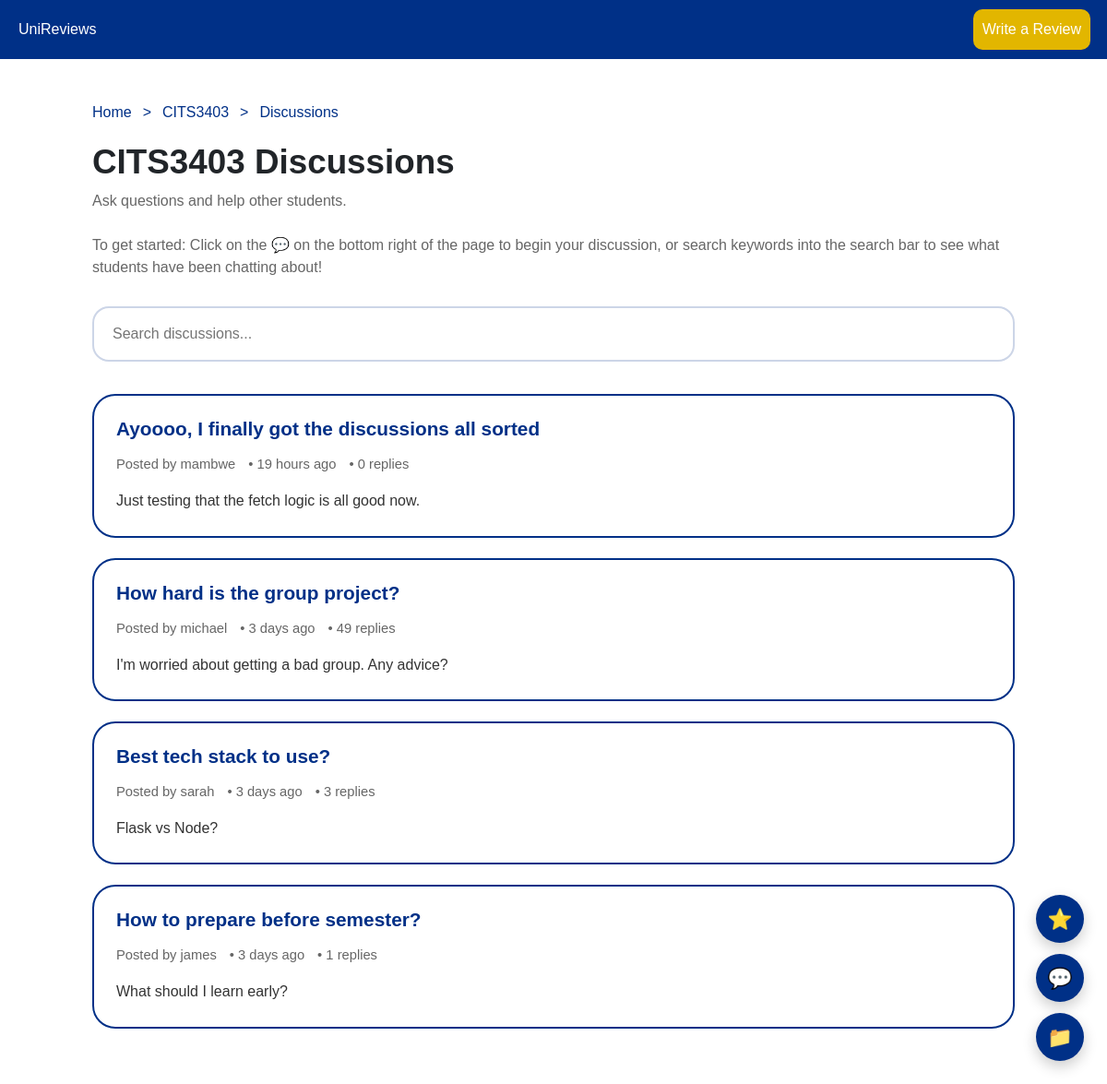
The page /CITS3403/discussions on the database as committed earlier.
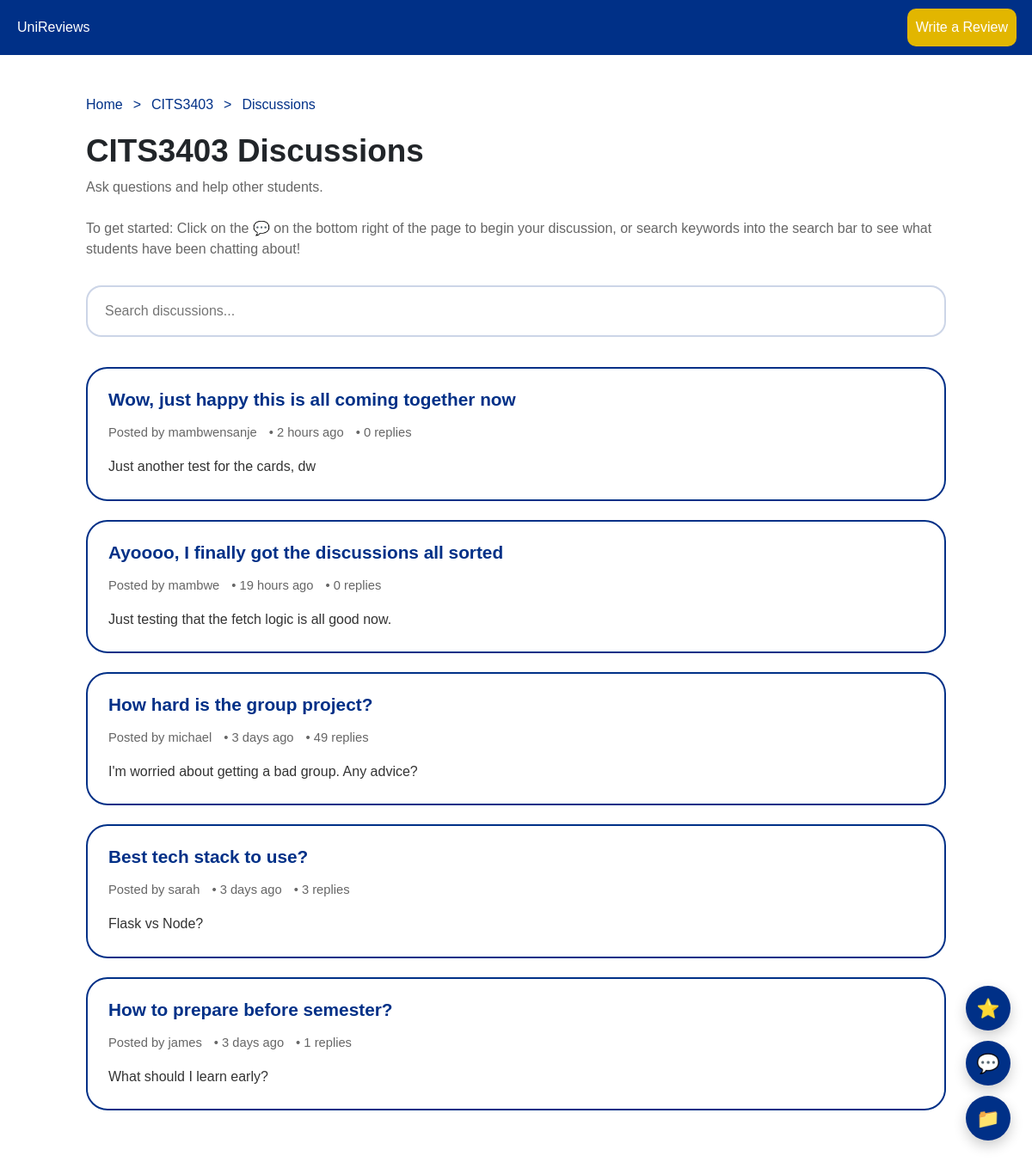
The same page on the database as committed later.
### app/models.py (models this page shows, shortened)
class Discussion(db.Model):
    __tablename__ = "discussions"
    discussion_id = db.Column(
        db.Integer,
        primary_key=True
    )
    unit_code = db.Column(
        db.String(16),
        db.ForeignKey("units.code"),
        nullable=False
    )
    author_id = db.Column(
        db.Integer,
        db.ForeignKey("users.user_id"),
        nullable=False
    )
    title = db.Column(
        db.String(255),
        nullable=False
    )
    body = db.Column(
        db.Text,
        nullable=False
    )
    created_at = db.Column(
        db.DateTime,
        default=lambda: datetime.now(timezone.utc)
    )
    upvotes = db.Column(db.Integer, default=0)
    downvotes = db.Column(db.Integer, default=0)
    voters = db.Column(db.JSON, default=list)
    unit = db.relationship(
        "Unit",
        back_populates="discussions"
    )
    author = db.relationship(
        "User",
        back_populates="discussions"
    )
    comments = db.relationship(
        "Comment",
        back_populates="discussion",
        cascade="all, delete-orphan",
        order_by="desc(Comment.created_at)"
    )
    @property
    def reply_count(self):
        return len(self.comments)

class User(db.Model):
    __tablename__ = "users"
    user_id = db.Column(db.Integer, primary_key=True)
    username = db.Column(
        db.String(20),
        unique=True,
        nullable=False
    )
    email = db.Column(
        db.String(120),
        unique=True,
        nullable=False
    )
    password_hash = db.Column(
        db.String(256),
        nullable=False
    )
    role = db.Column(
        db.Enum(UserRole),
        default=UserRole.STUDENT,
        nullable=False
    )
    recently_viewed_units = db.Column(db.JSON, default=list)
    recently_viewed_discussions = db.Column(db.JSON, default=list)
    recently_viewed_projects = db.Column(db.JSON, default=list)
    study_plan = db.Column(db.JSON, default=list)
    bookmarks = db.Column(db.JSON, default=list)
    reviews = db.relationship(
        "Review",
        back_populates="author",
        cascade="all, delete-orphan",
        order_by="desc(Review.created_at)"
    )
    discussions = db.relationship(
        "Discussion",
        back_populates="author",
        cascade="all, delete-orphan",
        order_by="desc(Discussion.created_at)"
    )
    comments = db.relationship(
        "Comment",
        back_populates="author",
        cascade="all, delete-orphan",
        order_by="desc(Comment.created_at)"
    )
    projects = db.relationship(
        "Project",
        back_populates="author",
        cascade="all, delete-orphan",
        order_by="desc(Project.created_at)"
    )

### app/routes.py (the view, shortened to what this page needs)
@main.route("/<unit_code>/discussions")
def unit_discussions(unit_code):
    unit = Unit.query.get_or_404(unit_code)
    search = request.args.get("search", "")
    query = Discussion.query.filter_by(unit_code=unit_code)
    discussions = query.order_by(
        Discussion.created_at.desc()
    ).all()
    return render_template(
        "content_list.html",
        unit=unit,
        items=discussions,
        content_type="discussions",
        page_title=f"{unit.code} Discussions"
    )

### app/routes.py (called while the page is built)
@main.context_processor
def inject_globals():
    return dict(
        current_user_id=get_current_user(),
        current_user=get_current_user_obj()
    )

def get_current_user():
    return session.get("user_id")

def get_current_user_obj():
    user_id = get_current_user()
    if not user_id:
        return None
    return User.query.get(get_current_user())

### app/templates/content_list.html (shortened to what this page needs)
{% extends "base.html" %}
{% block styles %}
<link
    rel="stylesheet"
    href="{{ url_for('static', filename='css/content_list.css') }}"
></link>
{% endblock %}
{% block content %}
<div class="page-container">
    <div class="breadcrumb">
        <a href="{{ url_for('main.index') }}">Home</a>
        >
        <a href="{{ url_for('main.unit_page', code=unit.code) }}">
            {{ unit.code }}
        </a>
        >
        <span>{{ content_type.title() }}</span>
    </div>
    <div class="page-header">
        <h1>
            {{ unit.code }} {{ content_type.title() }}
        </h1>
        <p>
            {% if content_type == "discussions" %}
                Ask questions and help other students. <br><br>
                To get started:
                Click on the 💬 on the bottom right of the page to begin your discussion, or search keywords into the search bar to see what students have been chatting about!
            {% elif content_type == "projects" %}
                Explore past student projects and ideas.<br><br>
                To get started:
                Click on the 📁 on the bottom right of the page to post your project, or search keywords into the search bar to see students past projects!
            {% elif content_type == "reviews" %}
                Read reviews from previous students.<br><br>
                To get started:
                Click on the ⭐ on the bottom right of the page to write your own review, or search keywords into the search bar to see how the unit has been reviewed by past students!
            {% elif content_type == "tips" %}
                We know how quickly things can pile up and cause us to fall behind.<br><br>
                Get-Ahead tips help prevent that by letting you know what previous students in this unit would've found helpful before the semester began.
            {% endif %}
        </p>
    </div>
    <form method="GET" class="search-bar">
        <input
            id = "live-search"
            type="search"
            name="search"
            placeholder="Search {{ content_type }}..."
            value="{{ request.args.get('search', '') }}"
        >
    </form>
    <div class="content-list">
        {% if items %}
            <div id="search-results" class="content-list">
                {% include "partials/content_search_results.html" %}
            </div>
        {% else %}
            <div class="empty-state">
                <h3>No {{ content_type }} to see yet. Be the first to add one!</h3>
            </div>
        {% endif %}
    </div>
</div>
{% endblock %}

### app/templates/partials/discussion_card.html
<a
    class="content-card clickable"
    href="{{ url_for('main.discussion_thread', discussion_id=item.discussion_id) }}"
>
    <div class="card-top">
        <h3>{{ item.title }}</h3>
    </div>
    <div class="card-meta">
        <span>
            Posted by
            {% if item.author_id == current_user_id %}
                You
            {% else %}
                {{ item.author.username }}
            {% endif %}
        </span>
        <span>
            • {{ moment(item.created_at).fromNow() }}
        </span>
        <span>
            • {{ item.reply_count }} replies
        </span>
    </div>
    <p class="card-preview">
        {{ item.body[:120] }}{% if item.body|length > 120 %}...{% endif%}
    </p>
</a>

Rows that differ between the two databases and show on the page:
added Discussion: title "Wow, just happy this is all coming together now", author.username "mambwensanje", created_at "2 hours ago", reply_count "0", body "Just another test for the cards, dw"
